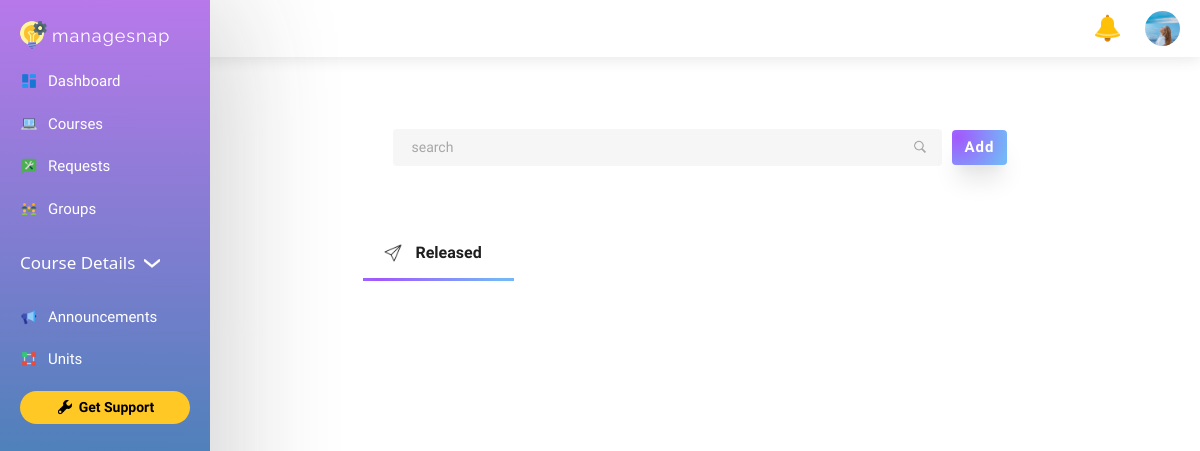
The app's page /update/python-basics/to-infinity (signed in), older data.
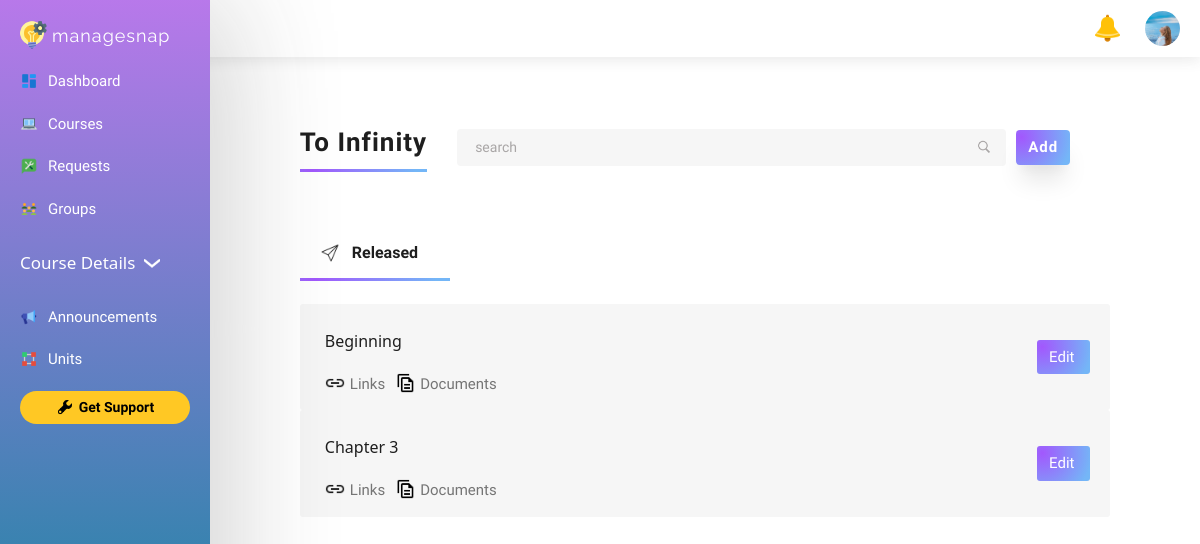
The same page, newer data.
### course/models.py (models this page shows, shortened)
class Unit(models.Model):
    course = models.ForeignKey(Course, on_delete=models.CASCADE)
    title = models.CharField(max_length=100)
    brief = models.TextField()
    due = models.DateField(null=True)
    slug = models.SlugField(null=True, max_length=300, unique=True)

class Lesson(models.Model):
    order = models.IntegerField(null=False, default=1)
    slug = models.SlugField(null=True, max_length=300, unique=True, default=generate_code)
    unit = models.ForeignKey(Unit, on_delete=models.CASCADE)
    title = models.CharField(max_length=200)
    resource = models.FileField(upload_to='resources/', null=True, blank=True)
    resource_name = models.CharField(max_length=100, null=False, default='Resource')
    resource_link = models.URLField(max_length=300, null=True, blank=True)

### course/views/creator_form.py (the view, shortened to what this page needs)
# urls.py: path('update/<str:slug>/<str:unit_slug>', update_unit, name='update-unit'),
def update_unit(request, slug, unit_slug):
    profile = Profile.objects.get(user=request.user)
    if profile.is_creator:
        unit = Unit.objects.filter(slug=unit_slug).first()
        lessons = Lesson.objects.filter(unit=unit)
        lesson_form = LessonForm()
        unit_form = UnitForm(instance=unit)
        data = {
            'slug': slug,
            'unit': unit,
            'unit_form': unit_form,
            'lesson_form': lesson_form,
            'lessons': lessons
        }
        return render(request, 'teacher/units.html', data)

### course/forms.py
class UnitForm(forms.ModelForm):
    class Meta:
        model = Unit
        fields = ('title', 'brief', 'due')
        widgets = {
            'title': forms.TextInput(attrs={'placeholder': 'title', 'class': 'w3-input w3-border w3-round'}),
            'brief': forms.Textarea(attrs={'placeholder': 'tell us brief about the course', 'class': 'w3-input w3-border w3-round'}),
            'due': forms.DateInput(attrs={'type': "date", 'class': "w3-input w3-round w3-border"})
        }

### course/models.py (called while the page is built)
def generate_code():
    length=6
    while True:
        code = ''.join(random.choices(string.ascii_lowercase,k=length))
        if Lesson.objects.filter(slug=code).count()==0:
            break
    return code

### templates/teacher/units.html (shortened to what the changed rows need)
<!DOCTYPE html>
{% load static %}
{% load crispy_forms_tags %}
<html lang="en">
<head>
    <link rel="stylesheet" href="{% static "styles/announcements-style.css"%}">
    <link rel="stylesheet" href="{% static "styles/style.css"%}">
    <link rel="stylesheet" href="{% static "css/w3.css"%}">
    <link rel="stylesheet" href="{% static "styles/courses-style.css"%}">
    <link rel="stylesheet" href="{% static "styles/add-popup.css"%}">
</head>
<body>
    <div class="body">
        <div class="announcements-container">
            <div class="ann">
                <div class="heading ann-item">
                    <div class="head heading-item">
                        <p class="heading-name">
                            {{unit.title}}
                        </p>
                    </div>
                </div>
                <div class="ann-item released-container">
                    {% for lesson in lessons %}
                    <div class="released">
                        <div class="ann-content">
                            <h3 class="ann-heading rd-item">{{lesson.title}}</h3>
                            <div class="ann-links-docs rd-item">
                                <a href="{{lesson.resource_link}}" class="links">
                                    <img src="{% static "rsc/icons8-link-24 (1).png"%}" alt="" class="icon">
                                    <p class="link-num w3-text-grey">Links</p>
                                </a>
                                <a href="{{lesson.resource}}" class="docs">
                                    <img src="{% static "rsc/icons8-documents-24.png"%}" alt="" class="icon">
                                    <p class="docs-num w3-text-grey">Documents</p>
                                </a>
                            </div>
                        </div>
                        <div class="ann-buttons">
                            <button class="edit"><a href="view.html">Edit&nbsp;</a></button>
                        </div>
                    </div>
                    {% endfor %}
                </div>
            </div>
        </div>
    </div>
</body>
</html>

Row changes from the older to the newer data that the page shows:
added Unit: title "To Infinity"
added Lesson: title "Beginning"
added Lesson: title "Chapter 3"
